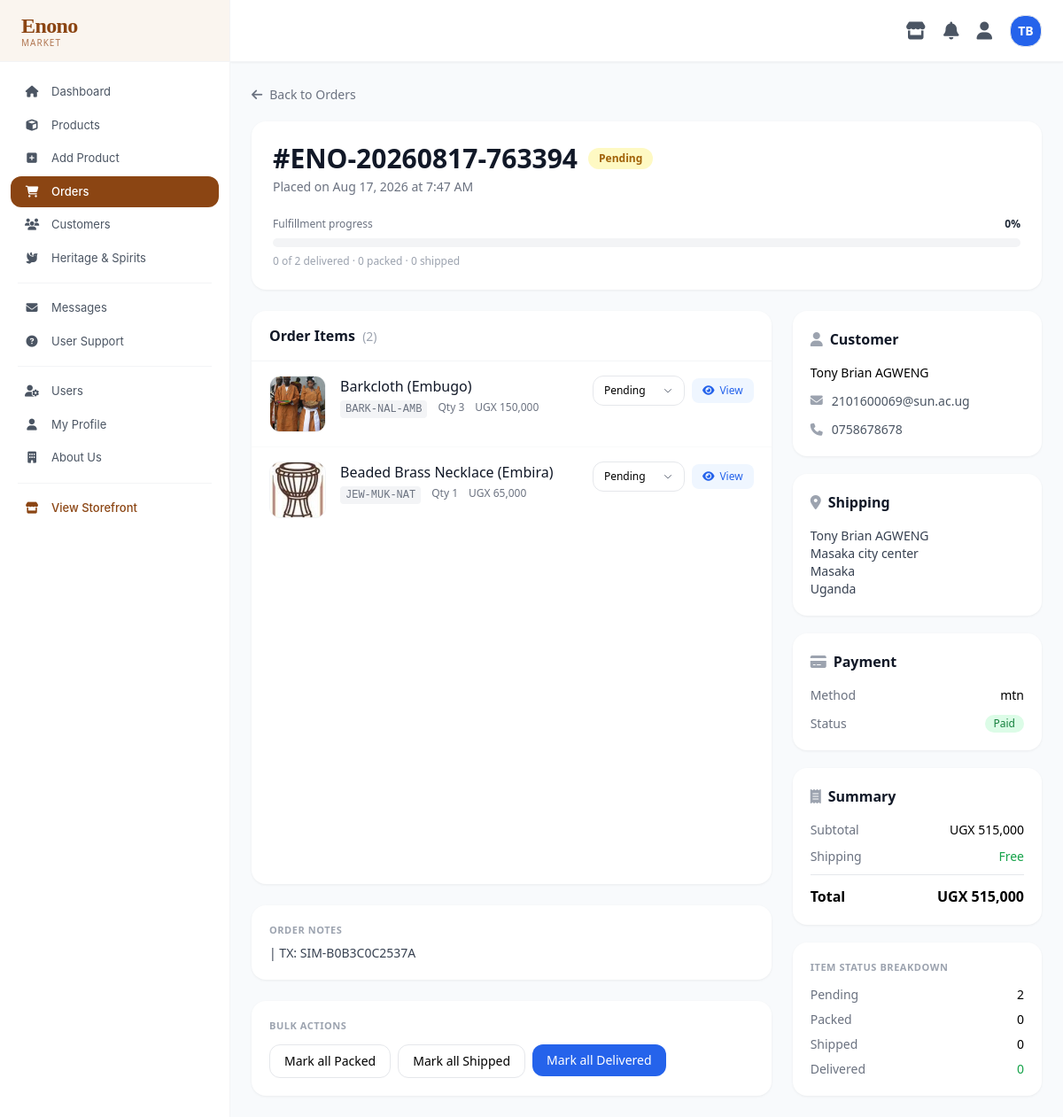
Page /Dashboard/process-order.php?id=2 (signed in) on the committed database.
### tables this page shows
CREATE TABLE `orders` (
  `id` bigint(20) NOT NULL,
  `order_number` varchar(30) NOT NULL,
  `user_id` bigint(20) DEFAULT NULL,
  `customer_name` varchar(150) NOT NULL,
  `customer_email` varchar(255) DEFAULT NULL,
  `customer_phone` varchar(30) DEFAULT NULL,
  `status` enum('Pending','Packed','Shipped','Delivered','Cancelled') NOT NULL DEFAULT 'Pending',
  `payment_method` varchar(50) DEFAULT NULL,
  `payment_status` enum('Pending','Paid','Failed','Refunded') DEFAULT 'Pending',
  `subtotal` decimal(12,2) NOT NULL DEFAULT 0.00,
  `shipping_fee` decimal(12,2) NOT NULL DEFAULT 0.00,
  `total` decimal(12,2) NOT NULL DEFAULT 0.00,
  `currency` char(3) DEFAULT 'UGX',
  `shipping_address` text DEFAULT NULL,
  `notes` text DEFAULT NULL,
  `created_at` timestamp NOT NULL DEFAULT current_timestamp(),
  `updated_at` timestamp NOT NULL DEFAULT current_timestamp() ON UPDATE current_timestamp()
);

CREATE TABLE `order_items` (
  `id` bigint(20) NOT NULL,
  `order_id` bigint(20) NOT NULL,
  `product_id` bigint(20) DEFAULT NULL,
  `variant_id` bigint(20) DEFAULT NULL,
  `product_name` varchar(200) NOT NULL,
  `sku` varchar(50) DEFAULT NULL,
  `quantity` int(11) NOT NULL DEFAULT 1,
  `unit_price` decimal(12,2) NOT NULL,
  `total_price` decimal(12,2) NOT NULL,
  `status` enum('Pending','Packed','Shipped','Delivered') NOT NULL DEFAULT 'Pending'
);

### Dashboard/process-order.php (the view, shortened to what the rows shown need)
<?php
require_once __DIR__ . '/../config/database-connection.php';
$orderId = isset($_GET['id']) ? (int)$_GET['id'] : 0;
$stmt = $pdo->prepare("SELECT * FROM orders WHERE id = ?");
$stmt->execute([$orderId]);
$order = $stmt->fetch(PDO::FETCH_ASSOC);
$stmt = $pdo->prepare("
    SELECT
        oi.*,
        p.short_description,
        p.long_description,
        p.is_active AS product_active,
        c.name AS category_name,
        COALESCE(
            NULLIF(pv.image_url, ''),
            (
                SELECT pi.url
                FROM product_images pi
                WHERE pi.variant_id = oi.variant_id
                ORDER BY pi.is_primary DESC, pi.sort_order ASC
                LIMIT 1
            ),
            (
                SELECT pi.url
                FROM product_images pi
                WHERE pi.product_id = oi.product_id
                ORDER BY pi.is_primary DESC, pi.sort_order ASC
                LIMIT 1
            )
        ) AS image_url,
        pv.stock_quantity AS stock
    FROM order_items oi
    LEFT JOIN products p ON p.id = oi.product_id
    LEFT JOIN categories c ON c.id = p.category_id
    LEFT JOIN product_variants pv ON pv.id = oi.variant_id
    WHERE oi.order_id = ?
    ORDER BY oi.id ASC
");
$stmt->execute([$orderId]);
$items = $stmt->fetchAll(PDO::FETCH_ASSOC);
$totalItems = count($items);
$counts = ['Pending' => 0, 'Packed' => 0, 'Shipped' => 0, 'Delivered' => 0];
foreach ($items as $item) {
    $s = $item['status'] ?? 'Pending';
    $counts[$s] = ($counts[$s] ?? 0) + 1;
}
if ($totalItems > 0) {
    if ($counts['Delivered'] === $totalItems) {
        $overallStatus = 'Delivered';
    } elseif (($counts['Shipped'] + $counts['Delivered']) === $totalItems) {
        $overallStatus = 'Shipped';
    } elseif (($counts['Packed'] + $counts['Shipped'] + $counts['Delivered']) === $totalItems) {
        $overallStatus = 'Packed';
    } else {
        $overallStatus = 'Pending';
    }
} else {
    $overallStatus = $order['status'];
}
function formatMoney($amount, $currency = 'UGX') {
    return $currency . ' ' . number_format((float)$amount, 0);
}
function formatDate($datetime) {
    return $datetime ? date('M j, Y \a\t g:i A', strtotime($datetime)) : '—';
}
function statusBadge($status) {
    return match($status) {
        'Delivered'  => 'bg-green-100 text-green-700',
        'Shipped'    => 'bg-purple-100 text-purple-700',
        'Packed'     => 'bg-blue-100 text-blue-700',
        'Pending'    => 'bg-yellow-100 text-yellow-700',
        'Cancelled'  => 'bg-red-100 text-red-700',
        default      => 'bg-gray-100 text-gray-700'
    };
}
function paymentBadge($status) {
    return match($status) {
        'Paid'     => 'bg-green-100 text-green-700',
        'Pending'  => 'bg-yellow-100 text-yellow-700',
        'Failed'   => 'bg-red-100 text-red-700',
        'Refunded' => 'bg-gray-100 text-gray-700',
        default    => 'bg-gray-100 text-gray-700'
    };
}
function productImage($url) {
    return '../' . ltrim($url, '/');
}
?>
<!DOCTYPE html>
<html lang="en">
<head>
    <script src="https://cdn.tailwindcss.com"></script>
    <link rel="stylesheet" href="https://cdnjs.cloudflare.com/ajax/libs/font-awesome/6.7.2/css/all.min.css">
</head>
<body class="flex h-screen overflow-hidden">
    <div class="flex-1 flex flex-col overflow-hidden">
        <div class="flex-1 overflow-auto p-4 md:p-6">
            <div class="max-w-6xl mx-auto">
                <div class="card p-5 md:p-6 mb-6">
                    <div class="flex flex-col md:flex-row md:items-center justify-between gap-4">
                        <div>
                            <div class="flex items-center gap-3 flex-wrap">
                                <h1 class="text-2xl md:text-3xl font-bold text-gray-900">
                                    #<?= htmlspecialchars($order['order_number']) ?>
                                </h1>
                                <span class="px-3 py-1 rounded-full text-xs font-semibold <?= statusBadge($overallStatus) ?>">
                                    <?= htmlspecialchars($overallStatus) ?>
                                </span>
                            </div>
                            <p class="text-sm text-gray-500 mt-1">
                                Placed on <?= formatDate($order['created_at']) ?>
                            </p>
                        </div>
                    </div>
                </div>
                <div class="grid grid-cols-1 lg:grid-cols-3 gap-6 items-stretch">
                    <div class="lg:col-span-2 flex flex-col space-y-6">
                        <div class="card overflow-hidden flex-1">
                            <div class="px-5 py-4 border-b border-gray-100">
                                <h2 class="font-semibold text-gray-900">
                                    Order Items
                                    <span class="text-gray-400 font-normal text-sm ml-1">(<?= $totalItems ?>)</span>
                                </h2>
                            </div>
                            <?php if (empty($items)): ?>
                                <div class="p-10 text-center text-gray-400">
                                    <i class="fa fa-box-open text-3xl mb-3"></i>
                                    <p class="text-sm">No items in this order</p>
                                </div>
                            <?php else: ?>
                                <div class="divide-y divide-gray-50">
                                    <?php foreach ($items as $item): ?>
                                        <?php $pid = (int)($item['product_id'] ?? 0); ?>
                                        <div class="px-5 py-4 hover:bg-gray-50/60 transition">
                                            <div class="flex gap-4">
                                                <img src="<?= htmlspecialchars(productImage($item['image_url'] ?? '')) ?>"
                                                     class="w-16 h-16 rounded-xl object-cover border border-gray-100 shrink-0"
                                                     onerror="this.src='../images/drum_logo.jpg'" alt="">
                                                <div class="flex-1 min-w-0">
                                                    <div class="flex flex-col sm:flex-row sm:items-start justify-between gap-3">
                                                        <div class="min-w-0">
                                                            <p class="font-medium text-gray-900"><?= htmlspecialchars($item['product_name']) ?></p>
                                                            <div class="flex flex-wrap gap-x-3 gap-y-1 mt-1 text-xs text-gray-500">
                                                                <?php if ($item['sku']): ?>
                                                                    <span class="font-mono bg-gray-100 px-1.5 py-0.5 rounded"><?= htmlspecialchars($item['sku']) ?></span>
                                                                <?php endif; ?>
                                                                <span>Qty <?= (int)$item['quantity'] ?></span>
                                                                <span><?= formatMoney($item['unit_price'], $order['currency']) ?></span>
                                                            </div>
                                                        </div>
                                                        <div class="flex items-center gap-2 shrink-0">
                                                            <form method="POST" class="inline">
                                                                <select name="status" onchange="this.form.submit()"
                                                                        class="border border-gray-200 rounded-xl px-3 py-2 text-xs bg-white">
                                                                    <?php foreach (['Pending','Packed','Shipped','Delivered'] as $s): ?>
                                                                        <option value="<?= $s ?>" <?= ($item['status'] ?? 'Pending') === $s ? 'selected' : '' ?>><?= $s ?></option>
                                                                    <?php endforeach; ?>
                                                                </select>
                                                            </form>
                                                            <?php if ($pid > 0): ?>
                                                                <button type="button" onclick="openProductModal(<?= $pid ?>)"
                                                                        class="inline-flex items-center gap-1.5 px-3 py-1.5 text-xs font-medium text-blue-600 bg-blue-50 hover:bg-blue-100 rounded-lg">
                                                                    <i class="fa fa-eye"></i> View
                                                                </button>
                                                            <?php endif; ?>
                                                        </div>
                                                    </div>
                                                </div>
                                            </div>
                                        </div>
                                    <?php endforeach; ?>
                                </div>
                            <?php endif; ?>
                        </div>
                        <?php if (!empty($order['notes'])): ?>
                            <div class="card p-5">
                                <p class="label mb-2">Order Notes</p>
                                <p class="text-sm text-gray-700 whitespace-pre-line"><?= htmlspecialchars($order['notes']) ?></p>
                            </div>
                        <?php endif; ?>
                    </div>
                    <div class="flex flex-col gap-5 h-full">
                        <div class="card p-5">
                            <div class="space-y-3 text-sm">
                                <p class="font-medium"><?= htmlspecialchars($order['customer_name']) ?></p>
                                <?php if ($order['customer_email']): ?>
                                    <div class="flex items-start gap-2 text-gray-600">
                                        <i class="fa fa-envelope text-gray-400 mt-0.5 w-4"></i>
                                        <span class="break-all"><?= htmlspecialchars($order['customer_email']) ?></span>
                                    </div>
                                <?php endif; ?>
                                <?php if ($order['customer_phone']): ?>
                                    <div class="flex items-center gap-2 text-gray-600">
                                        <i class="fa fa-phone text-gray-400 w-4"></i>
                                        <span><?= htmlspecialchars($order['customer_phone']) ?></span>
                                    </div>
                                <?php endif; ?>
                            </div>
                        </div>
                        <div class="card p-5">
                            <div class="flex items-center gap-2 mb-4">
                                <i class="fa fa-map-marker-alt text-gray-400"></i>
                                <h3 class="font-semibold text-gray-900">Shipping</h3>
                            </div>
                            <?php if ($order['shipping_address']): ?>
                                <p class="text-sm text-gray-700 whitespace-pre-line"><?= htmlspecialchars($order['shipping_address']) ?></p>
                            <?php else: ?>
                                <p class="text-sm text-gray-400">No address</p>
                            <?php endif; ?>
                        </div>
                        <div class="card p-5">
                            <div class="space-y-3 text-sm">
                                <div class="flex justify-between">
                                    <span class="text-gray-500">Method</span>
                                    <span class="font-medium"><?= htmlspecialchars($order['payment_method'] ?? '—') ?></span>
                                </div>
                                <div class="flex justify-between items-center">
                                    <span class="text-gray-500">Status</span>
                                    <span class="px-2.5 py-0.5 rounded-full text-xs font-medium <?= paymentBadge($order['payment_status'] ?? 'Pending') ?>">
                                        <?= htmlspecialchars($order['payment_status'] ?? 'Pending') ?>
                                    </span>
                                </div>
                            </div>
                        </div>
                        <div class="card p-5 flex-1 flex flex-col">
                            <div class="space-y-2.5 text-sm flex-1">
                                <div class="flex justify-between">
                                    <span class="text-gray-500">Subtotal</span>
                                    <span><?= formatMoney($order['subtotal'], $order['currency']) ?></span>
                                </div>
                                <div class="flex justify-between pt-3 border-t font-semibold text-base mt-auto">
                                    <span>Total</span>
                                    <span><?= formatMoney($order['total'], $order['currency']) ?></span>
                                </div>
                            </div>
                        </div>
                    </div>
                </div>
            </div>
        </div>
    </div>
</body>
</html>

### rows in the picture
orders: order_number "ENO-20260817-763394", created_at "Aug 17, 2026 at 7:47 AM", notes "| TX: SIM-B0B3C0C2537A", customer_name "Tony Brian AGWENG", customer_email "2101600069@sun.ac.ug", customer_phone "0758678678", shipping_address "Tony Brian AGWENG Masaka city center Masaka Uganda", payment_method "mtn", payment_status "Paid", formatMoney($order['subtotal'], $order['currency']) "UGX 515,000", formatMoney($order['total'], $order['currency']) "UGX 515,000"
order_items: shows a picture, product_name "Barkcloth (Embugo)", sku "BARK-NAL-AMB", quantity "3", unit_price.currency "UGX 150,000", status "Pending"
order_items: shows a picture, product_name "Beaded Brass Necklace (Embira)", sku "JEW-MUK-NAT", quantity "1", unit_price.currency "UGX 65,000", status "Pending"

### other values in the picture
$initials "TB"
$overallStatus "Pending"
$progress "0"
$counts['Delivered'] "0"
$totalItems "2"
$counts['Packed'] "0"
$counts['Shipped'] "0"
$counts['Pending'] "2"
